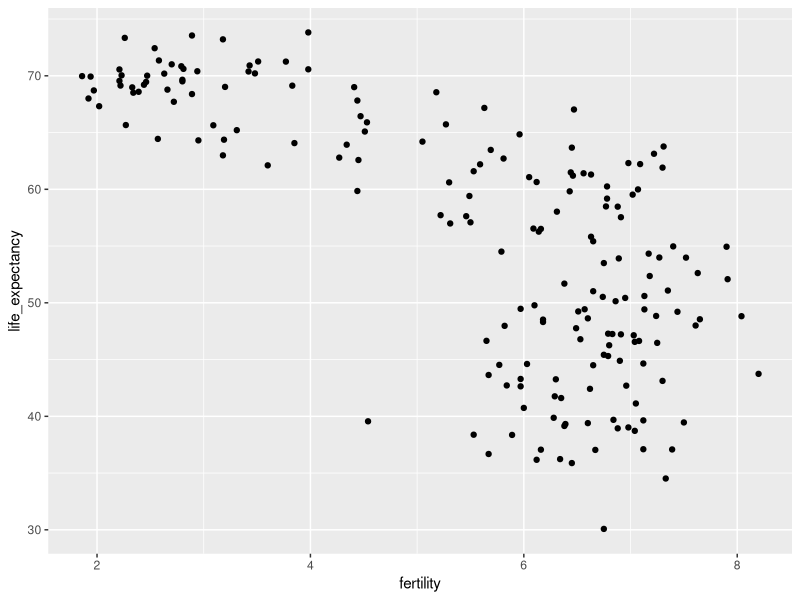
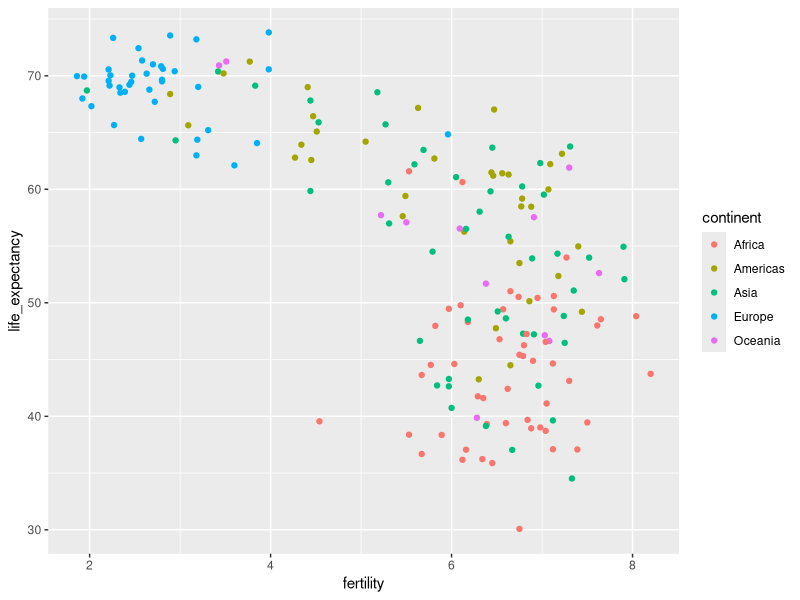
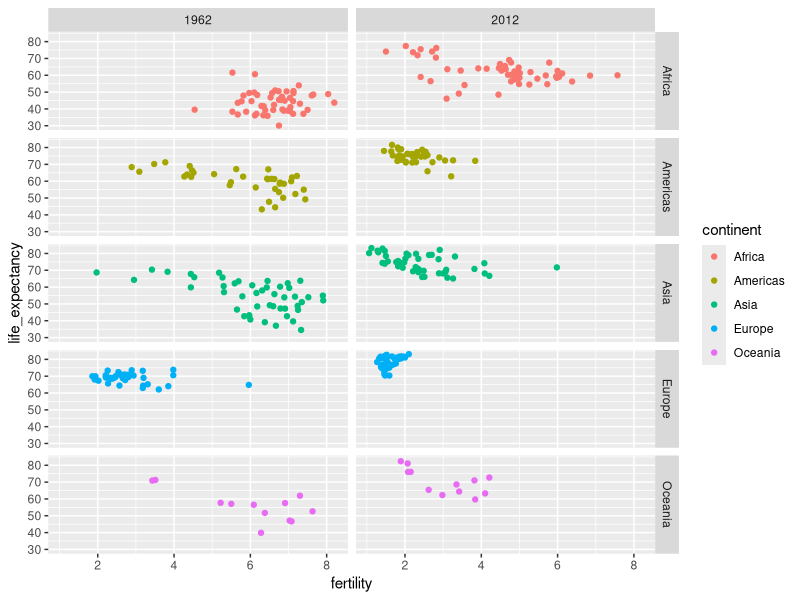
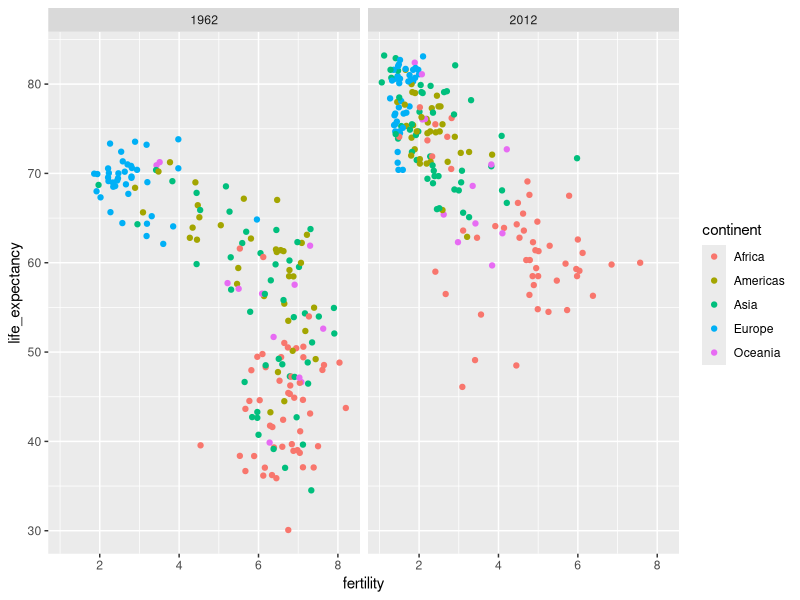
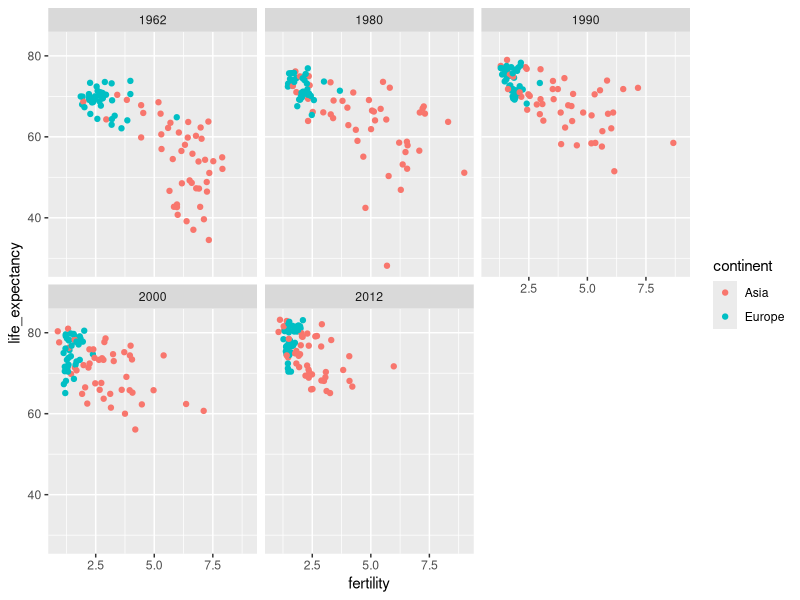
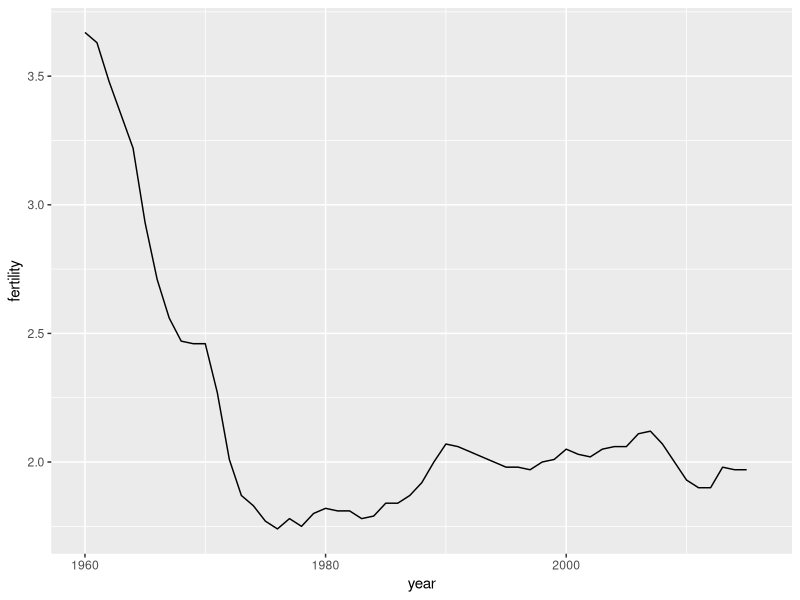
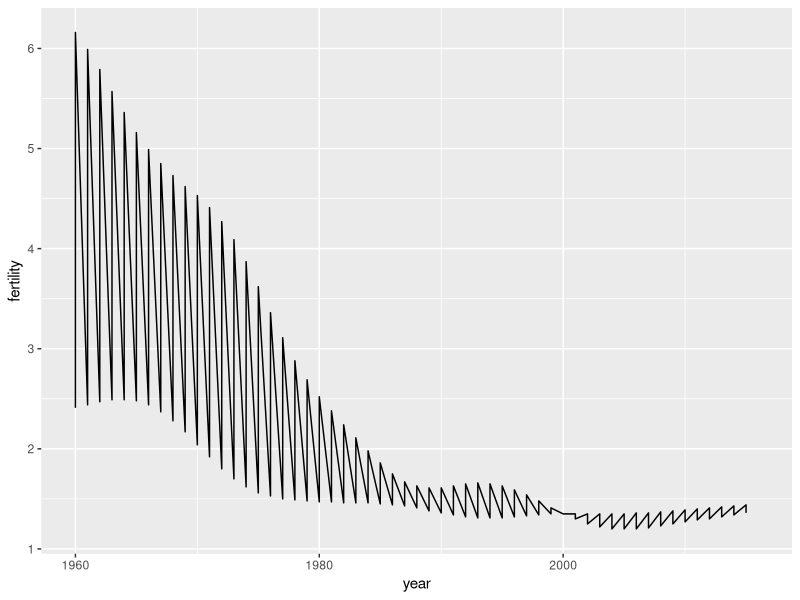
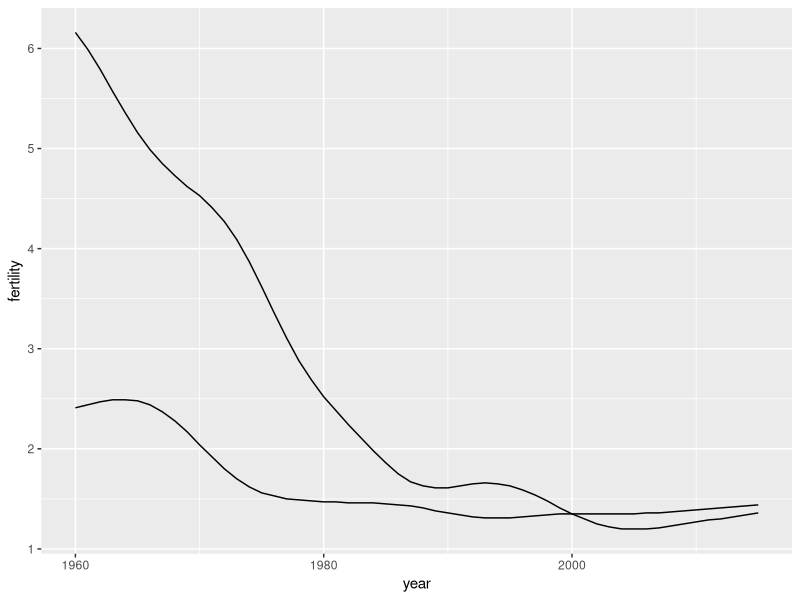

The R source for these figures, in order:
## ---- chunk 1
knitr::opts_chunk$set(echo = TRUE, warning = FALSE, out.width = '70%', fig.align = "center")
library(tidyverse)
library(dslabs)
## ---- chunk 2
data <- dslabs::gapminder
str(data)
# head(data)
## ---- chunk 3
data %>% 
  filter(year == 2015 & country %in% c("Sri Lanka","Turkey")) %>% 
  select(country, infant_mortality)
## ---- chunk 4
comp_table <- data_frame(comparison = rep(1:5, each = 2),
           country = c("Sri Lanka", "Turkey", "Poland", "South Korea", "Malaysia", "Russia", "Pakistan","Vietnam","Thailand","South Africa"))

tmp <- data %>% 
  filter(year == 2015) %>% 
  select(country, infant_mortality) %>% 
  mutate(country = as.character(country)) ##to match characters to characters
  
tab <- inner_join(comp_table, tmp, by = "country") %>% select(-comparison)
  
bind_cols(slice(tab,seq(1,9,2)), slice(tab,seq(2,10,2))) %>% knitr::kable()
## ---- chunk 5
filter(data, year == 1962) %>%
  ggplot(aes(fertility, life_expectancy)) +
  geom_point()
## ---- chunk 6
filter(data, year == 1962) %>%
  ggplot( aes(fertility, life_expectancy, color = continent)) +
  geom_point() 
## ---- chunk 7
filter(data, year%in%c(1962, 2012)) %>%
  ggplot(aes(fertility, life_expectancy, col = continent)) +
  geom_point() +
  facet_grid(continent~year)
## ---- chunk 8
filter(data, year%in%c(1962, 2012)) %>%
  ggplot(aes(fertility, life_expectancy, col = continent)) +
  geom_point() +
  facet_grid(. ~ year)
## ---- chunk 9
years <- c(1962, 1980, 1990, 2000, 2012)
continents <- c("Europe", "Asia")
data %>% 
  filter(year %in% years & continent %in% continents) %>%
  ggplot( aes(fertility, life_expectancy, col = continent)) +
  geom_point() +
  facet_wrap(~year) 
## ---- chunk 10
data %>% 
  filter(country == "United States") %>% 
  ggplot(aes(year, fertility)) +
  geom_line()
## ---- chunk 11
countries <- c("South Korea","Germany")

data %>% filter(country %in% countries) %>% 
  ggplot(aes(year,fertility)) +
  geom_line()
## ---- chunk 12
countries <- c("South Korea","Germany")

data %>% 
  filter(country %in% countries & !is.na(fertility)) %>% 
  ggplot(aes(year, fertility, group = country)) +
  geom_line()
## ---- chunk 13
countries <- c("South Korea","Germany")

data %>% 
  filter(country %in% countries & !is.na(fertility)) %>% 
  ggplot(aes(year,fertility, col = country)) +
  geom_line()
## ---- chunk 14
data <- data %>%  mutate(dollars_per_day = gdp/population/365)

past_year <- 1970

p <- data %>% 
  filter(year == past_year & !is.na(gdp)) %>%
  ggplot(aes(region, dollars_per_day)) 

p + geom_point() 
## ---- chunk 15
p + geom_point() +
  theme(axis.text.x = element_text(angle = 90, hjust = 1))
## ---- chunk 16
p <- data %>% 
  filter(year == past_year & !is.na(gdp)) %>%
  mutate(region = reorder(region, dollars_per_day, FUN = median)) %>%
  ggplot(aes(region, dollars_per_day)) +
  geom_point() +
  theme(axis.text.x = element_text(angle = 90, hjust = 1)) 
p
## ---- chunk 17
data <- data %>% 
  mutate(group = case_when(
    region %in% c("Western Europe", "Northern Europe","Southern Europe", 
                    "Northern America", "Australia and New Zealand") ~ "West",
    region %in% c("Eastern Asia", "South-Eastern Asia") ~ "East Asia",
    region %in% c("Caribbean", "Central America", "South America") ~ "Latin America",
    continent == "Africa" & region != "Northern Africa" ~ "Sub-Saharan Africa",
    TRUE ~ "Others"))
## ---- chunk 18
data <- data %>% 
  mutate(group = factor(group, 
                        levels = c("Others", "Latin America", "East Asia", "Sub-Saharan Africa", "West")))
## ---- chunk 19
p <- data %>% 
  filter(year == past_year & !is.na(gdp)) %>%
  ggplot(aes(group, dollars_per_day)) +
  geom_boxplot() +
  theme(axis.text.x = element_text(angle = 90, hjust = 1)) +
  scale_y_continuous(trans = "log2") +
  xlab("")
p 
## ---- chunk 20
library(ggridges)

p <- data %>% 
  filter(year == past_year & !is.na(dollars_per_day)) %>%
  ggplot(aes(dollars_per_day, group)) + 
  scale_x_continuous(trans = "log2") 

p  + geom_density_ridges() 
## ---- chunk 21
past_year <- 1970
present_year <- 2010

data %>%
  filter(year %in% c(past_year, present_year) & !is.na(gdp)) %>%
  mutate(west = ifelse(group == "West", "West", "Developing")) %>%
  ggplot(aes(dollars_per_day)) +
  geom_histogram(binwidth = 1, color = "black") +
  scale_x_continuous(trans = "log2") + 
  facet_grid(year ~ west)
## ---- chunk 22
country_list_1 <- data %>% 
  filter(year == past_year & !is.na(dollars_per_day)) %>% 
  pull(country)

country_list_2 <- data %>% 
  filter(year == present_year & !is.na(dollars_per_day)) %>% 
  pull(country)
      
country_list <- intersect(country_list_1, country_list_2)
## ---- chunk 23
data %>% 
  filter(year %in% c(past_year, present_year) & country %in% country_list) %>%
  mutate(west = ifelse(group == "West", "West", "Developing")) %>%
  ggplot(aes(dollars_per_day)) +
  geom_histogram(binwidth = 1, color = "black") +
  scale_x_continuous(trans = "log2") + 
  facet_grid(year ~ west)
## ---- chunk 24
data %>% 
  filter(year %in% c(past_year, present_year) & country %in% country_list) %>%
  ggplot(aes(group, dollars_per_day)) +
  geom_boxplot() +
  theme(axis.text.x = element_text(angle = 90, hjust = 1)) +
  scale_y_continuous(trans = "log2") +
  xlab("") +
  facet_grid(. ~ year)
## ---- chunk 25
data %>% 
  filter(year %in% c(past_year, present_year) & country %in% country_list) %>%
  mutate(year = factor(year)) %>%
  ggplot(aes(group, dollars_per_day, fill = year)) +
  geom_boxplot() +
  theme(axis.text.x = element_text(angle = 90, hjust = 1)) +
  scale_y_continuous(trans = "log2") +
  xlab("") 
